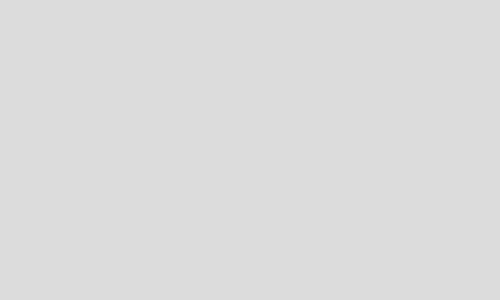
Frame 1 (no input)
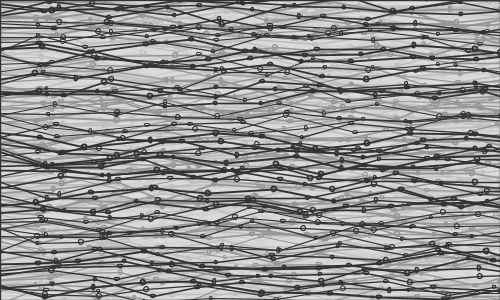
Frame 60 (the mouse pressed at the canvas centre just before this capture)
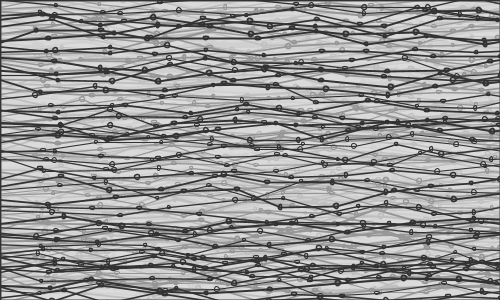
Frame 120 (the mouse held since frame 60 and released just before this capture)

The Processing sketch that drew these frames (run headless with seeded random() and noise(); from frame 60 on, the mouse is pressed at the canvas centre):

// Processing sketch: processing_113882
// ── processing_113882.pde

float x, y, j;
int elems = 40;
int rows = 30;
int[] _x = new int[elems*rows];
int[] _y = new int[elems*rows];
int incr;
int bg = 220;
int s = 50;

void setup() {
  size(500, 300);
  background(bg);
  incr = int(height/rows);
}

void draw() { 
  if (frameCount % 10 == 0) {
    fill(bg, 150);
    rect(0, 0, width, height);    
    for (int j = incr/2; j < height; j += random(incr*.2, incr*1)) {
      drawLine(j);
    }
  }

}

void drawLine(int _j) {
  int j = _j;
  x = -5;
  stroke(s);
  noFill();
  beginShape();
  for (int i=0; i< elems; i++) {
    strokeWeight(random(1, 2));
    y = j + random(-10, 10);
    _x[i]=int(x);
    _y[i]=int(y);
    vertex(x, y);
    x += random(40, 70);
  }
  endShape();

  for (int i=0; i< elems; i++) {
    int x = _x[i];
    int y = _y[i];
    ellipse(x, y, random(3, 6), random(2, 5));
  }
}
